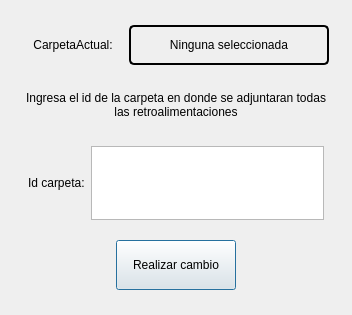
<?xml version="1.0" encoding="UTF-8"?>
<ui version="4.0">
 <class>Dialog</class>
 <widget class="QDialog" name="Dialog">
  <property name="geometry">
   <rect>
    <x>0</x>
    <y>0</y>
    <width>352</width>
    <height>315</height>
   </rect>
  </property>
  <property name="windowTitle">
   <string>Dialog</string>
  </property>
  <layout class="QVBoxLayout" name="verticalLayout">
   <item>
    <spacer name="verticalSpacer_4">
     <property name="orientation">
      <enum>Qt::Vertical</enum>
     </property>
     <property name="sizeHint" stdset="0">
      <size>
       <width>20</width>
       <height>40</height>
      </size>
     </property>
    </spacer>
   </item>
   <item>
    <layout class="QHBoxLayout" name="horizontalLayout">
     <item>
      <spacer name="horizontalSpacer_5">
       <property name="orientation">
        <enum>Qt::Horizontal</enum>
       </property>
       <property name="sizeHint" stdset="0">
        <size>
         <width>40</width>
         <height>20</height>
        </size>
       </property>
      </spacer>
     </item>
     <item>
      <widget class="QLabel" name="bel_tipoClase">
       <property name="minimumSize">
        <size>
         <width>100</width>
         <height>40</height>
        </size>
       </property>
       <property name="maximumSize">
        <size>
         <width>100</width>
         <height>40</height>
        </size>
       </property>
       <property name="text">
        <string>CarpetaActual:</string>
       </property>
       <property name="alignment">
        <set>Qt::AlignCenter</set>
       </property>
       <property name="wordWrap">
        <bool>true</bool>
       </property>
      </widget>
     </item>
     <item>
      <widget class="QLabel" name="bel_nombreCarpetaActual">
       <property name="minimumSize">
        <size>
         <width>200</width>
         <height>40</height>
        </size>
       </property>
       <property name="maximumSize">
        <size>
         <width>16777215</width>
         <height>40</height>
        </size>
       </property>
       <property name="styleSheet">
        <string notr="true">border: 2px solid balck;
border-radius:5px;</string>
       </property>
       <property name="text">
        <string>Ninguna seleccionada</string>
       </property>
       <property name="alignment">
        <set>Qt::AlignCenter</set>
       </property>
      </widget>
     </item>
     <item>
      <spacer name="horizontalSpacer_6">
       <property name="orientation">
        <enum>Qt::Horizontal</enum>
       </property>
       <property name="sizeHint" stdset="0">
        <size>
         <width>40</width>
         <height>20</height>
        </size>
       </property>
      </spacer>
     </item>
    </layout>
   </item>
   <item>
    <spacer name="verticalSpacer_3">
     <property name="orientation">
      <enum>Qt::Vertical</enum>
     </property>
     <property name="sizeHint" stdset="0">
      <size>
       <width>20</width>
       <height>40</height>
      </size>
     </property>
    </spacer>
   </item>
   <item>
    <layout class="QHBoxLayout" name="horizontalLayout_5">
     <item>
      <spacer name="horizontalSpacer_7">
       <property name="orientation">
        <enum>Qt::Horizontal</enum>
       </property>
       <property name="sizeHint" stdset="0">
        <size>
         <width>40</width>
         <height>20</height>
        </size>
       </property>
      </spacer>
     </item>
     <item>
      <widget class="QLabel" name="label_3">
       <property name="minimumSize">
        <size>
         <width>300</width>
         <height>40</height>
        </size>
       </property>
       <property name="maximumSize">
        <size>
         <width>16777215</width>
         <height>40</height>
        </size>
       </property>
       <property name="text">
        <string>Ingresa el id de la carpeta en donde se adjuntaran todas  las retroalimentaciones</string>
       </property>
       <property name="alignment">
        <set>Qt::AlignCenter</set>
       </property>
       <property name="wordWrap">
        <bool>true</bool>
       </property>
      </widget>
     </item>
     <item>
      <spacer name="horizontalSpacer_8">
       <property name="orientation">
        <enum>Qt::Horizontal</enum>
       </property>
       <property name="sizeHint" stdset="0">
        <size>
         <width>40</width>
         <height>20</height>
        </size>
       </property>
      </spacer>
     </item>
    </layout>
   </item>
   <item>
    <spacer name="verticalSpacer_2">
     <property name="orientation">
      <enum>Qt::Vertical</enum>
     </property>
     <property name="sizeHint" stdset="0">
      <size>
       <width>20</width>
       <height>40</height>
      </size>
     </property>
    </spacer>
   </item>
   <item>
    <layout class="QHBoxLayout" name="horizontalLayout_4">
     <item>
      <spacer name="horizontalSpacer_3">
       <property name="orientation">
        <enum>Qt::Horizontal</enum>
       </property>
       <property name="sizeHint" stdset="0">
        <size>
         <width>40</width>
         <height>20</height>
        </size>
       </property>
      </spacer>
     </item>
     <item>
      <widget class="QLabel" name="label">
       <property name="text">
        <string>Id carpeta:</string>
       </property>
      </widget>
     </item>
     <item>
      <widget class="QPlainTextEdit" name="plainText_idCarpeta">
       <property name="minimumSize">
        <size>
         <width>150</width>
         <height>50</height>
        </size>
       </property>
       <property name="maximumSize">
        <size>
         <width>16777215</width>
         <height>100</height>
        </size>
       </property>
       <property name="font">
        <font>
         <pointsize>10</pointsize>
        </font>
       </property>
       <property name="textInteractionFlags">
        <set>Qt::LinksAccessibleByMouse|Qt::TextEditable|Qt::TextEditorInteraction|Qt::TextSelectableByKeyboard|Qt::TextSelectableByMouse</set>
       </property>
      </widget>
     </item>
     <item>
      <spacer name="horizontalSpacer_9">
       <property name="orientation">
        <enum>Qt::Horizontal</enum>
       </property>
       <property name="sizeHint" stdset="0">
        <size>
         <width>40</width>
         <height>20</height>
        </size>
       </property>
      </spacer>
     </item>
    </layout>
   </item>
   <item>
    <spacer name="verticalSpacer">
     <property name="orientation">
      <enum>Qt::Vertical</enum>
     </property>
     <property name="sizeHint" stdset="0">
      <size>
       <width>20</width>
       <height>40</height>
      </size>
     </property>
    </spacer>
   </item>
   <item>
    <layout class="QHBoxLayout" name="horizontalLayout_2">
     <item>
      <spacer name="horizontalSpacer">
       <property name="orientation">
        <enum>Qt::Horizontal</enum>
       </property>
       <property name="sizeHint" stdset="0">
        <size>
         <width>40</width>
         <height>20</height>
        </size>
       </property>
      </spacer>
     </item>
     <item>
      <widget class="QPushButton" name="btn_realizarCambio">
       <property name="minimumSize">
        <size>
         <width>120</width>
         <height>50</height>
        </size>
       </property>
       <property name="maximumSize">
        <size>
         <width>150</width>
         <height>60</height>
        </size>
       </property>
       <property name="text">
        <string>Realizar cambio</string>
       </property>
      </widget>
     </item>
     <item>
      <spacer name="horizontalSpacer_2">
       <property name="orientation">
        <enum>Qt::Horizontal</enum>
       </property>
       <property name="sizeHint" stdset="0">
        <size>
         <width>40</width>
         <height>20</height>
        </size>
       </property>
      </spacer>
     </item>
    </layout>
   </item>
   <item>
    <spacer name="verticalSpacer_5">
     <property name="orientation">
      <enum>Qt::Vertical</enum>
     </property>
     <property name="sizeHint" stdset="0">
      <size>
       <width>20</width>
       <height>40</height>
      </size>
     </property>
    </spacer>
   </item>
  </layout>
 </widget>
 <resources>
  <include location="../../../img.qrc"/>
 </resources>
 <connections/>
</ui>
